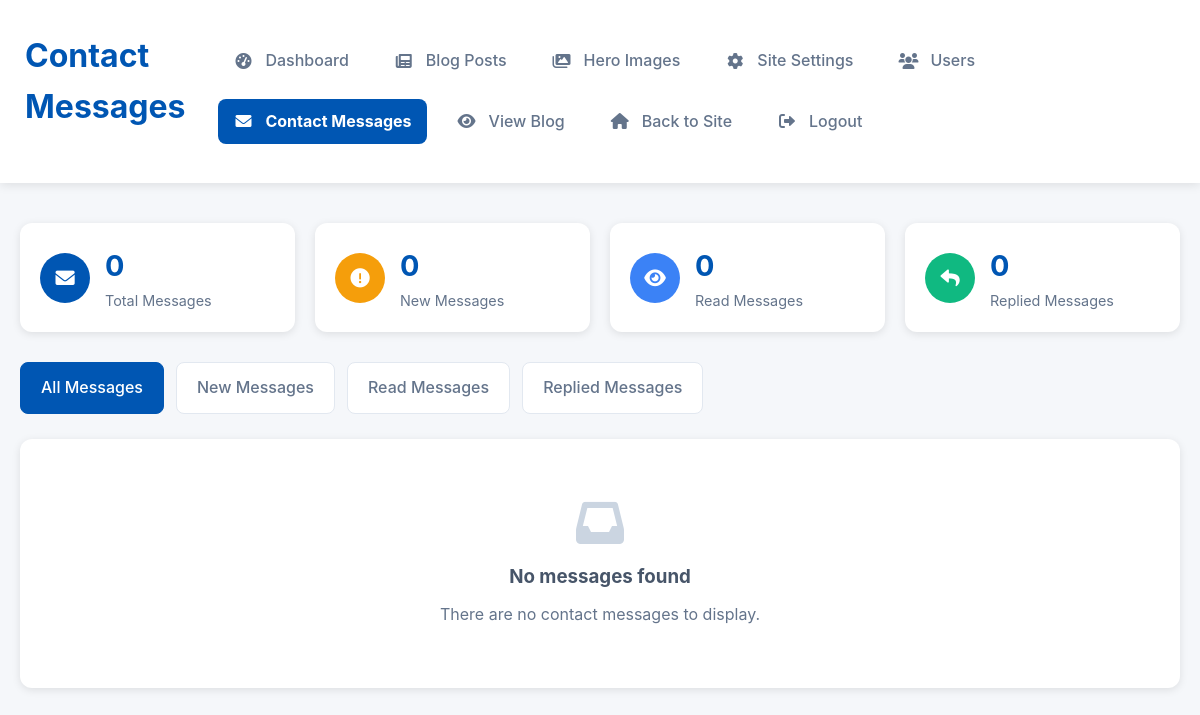
The page /admin/contactMessages (signed in) on the database as committed earlier.
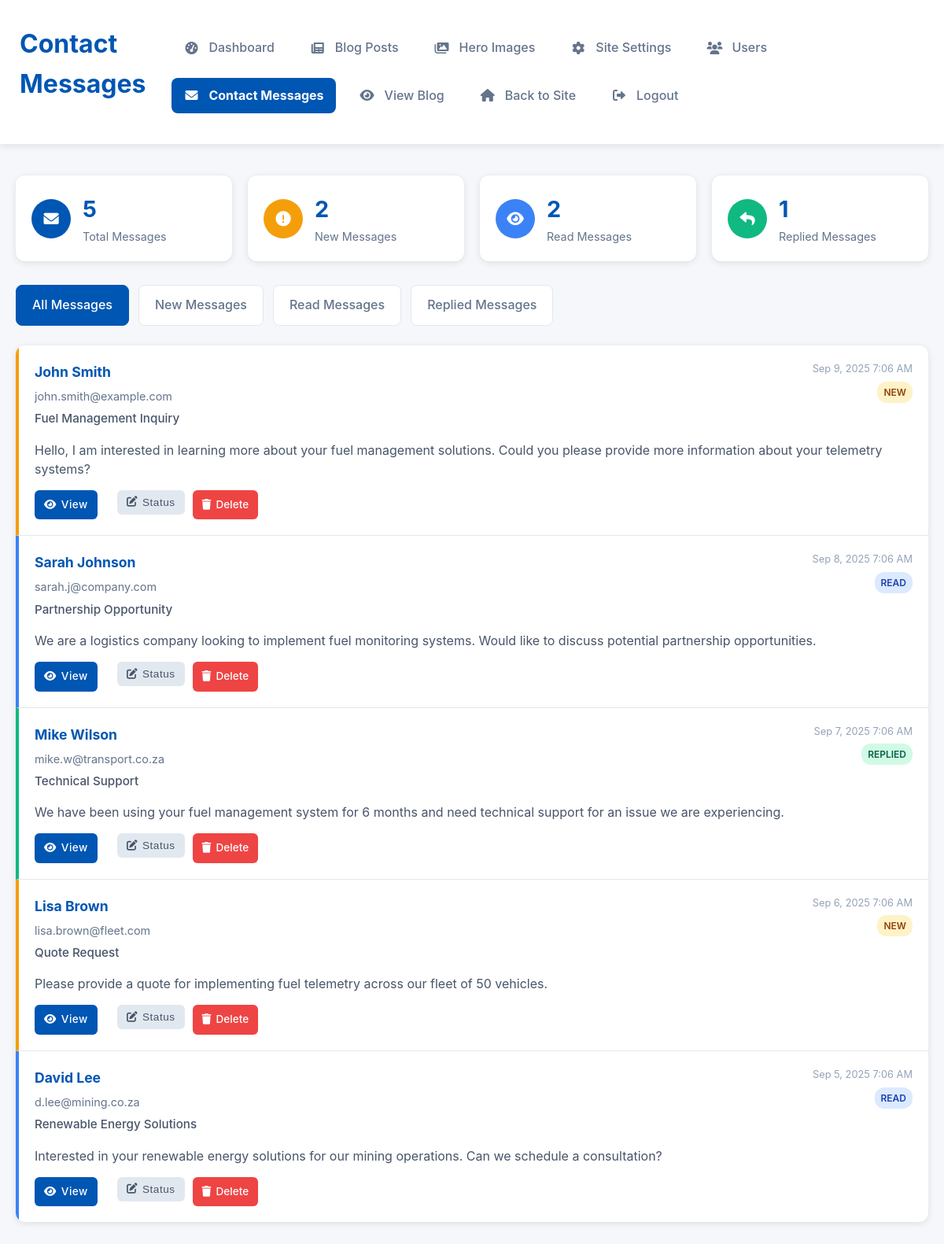
The same page on the database as committed later.
### tables this page shows
CREATE TABLE IF NOT EXISTS contact_messages (
    id INT AUTO_INCREMENT PRIMARY KEY,
    name VARCHAR(100) NOT NULL,
    email VARCHAR(100) NOT NULL,
    subject VARCHAR(200),
    message TEXT NOT NULL,
    created_at DATETIME NOT NULL,
    status ENUM('new', 'read', 'replied') DEFAULT 'new'
);

### controllers/AdminController.php (called while the page is built, shortened)
<?php
require_once CONTROLLERS_PATH . '/BaseController.php';
class AdminController extends BaseController {
    private $contactModel;
    public function __construct() {
        $this->contactModel = $this->loadModel('ContactModel');
    }
    public function contactMessages() {
        $status = $this->getQuery('status', 'all');
        if ($status === 'all') {
            $messages = $this->contactModel->getAllMessages();
        } else {
            $messages = $this->contactModel->getMessagesByStatus($status);
        }
        $stats = $this->contactModel->getMessageStats();
        $this->render('admin/contact-messages');
    }
}
?>

### includes/router.php (called while the page is built, shortened)
<?php
class Router {
    private $action;
    private $params = [];
    private function parseUrl() {
        $path = '';
        if (!empty($_SERVER['PATH_INFO'])) {
            $path = $_SERVER['PATH_INFO'];
        } elseif (!empty($_SERVER['ORIG_PATH_INFO']) && $_SERVER['ORIG_PATH_INFO'] !== '/index.php') {
            $path = $_SERVER['ORIG_PATH_INFO'];
        }
        $path = ltrim($path, '/');
        $parts = explode('/', $path);
        $this->action = isset($parts[1]) && !empty($parts[1]) ? $parts[1] : DEFAULT_ACTION;
        $this->params = array_slice($parts, 2);
    }
    public function route() {
        $controller = new $controllerName();
        call_user_func_array([$controller, $this->action], $this->params);
    }
}
?>

### index.php (called while the page is built, shortened)
<?php
require_once 'includes/db.php';
require_once 'includes/router.php';
$router = new Router();
$router->route();
?>

### includes/db.php (called while the page is built, shortened)
<?php
class Database {
    private static $instance = null;
    private $connection;
    private function __construct() {
        $this->connection = new mysqli(DB_HOST, DB_USER, DB_PASS, DB_NAME);
        $this->connection->set_charset("utf8");
    }
    public static function getInstance() {
        if (self::$instance === null) {
            self::$instance = new self();
        }
        return self::$instance;
    }
    public function getConnection() {
        return $this->connection;
    }
}
?>

### models/ContactModel.php (called while the page is built, shortened)
<?php
class ContactModel {
    private $db;
    public function __construct($db) {
        $this->db = $db;
    }
    public function getAllMessages() {
        $sql = "SELECT * FROM contact_messages ORDER BY created_at DESC";
        $result = $this->db->query($sql);
        $messages = [];
        if ($result && $result->num_rows > 0) {
            while ($row = $result->fetch_assoc()) {
                $messages[] = $row;
            }
        }
        return $messages;
    }
    public function getMessageStats() {
        $stats = [];
        $sql = "SELECT COUNT(*) as total FROM contact_messages";
        $result = $this->db->query($sql);
        $stats['total'] = $result->fetch_assoc()['total'];
        $sql = "SELECT COUNT(*) as new_count FROM contact_messages WHERE status = 'new'";
        $result = $this->db->query($sql);
        $stats['new'] = $result->fetch_assoc()['new_count'];
        $sql = "SELECT COUNT(*) as read_count FROM contact_messages WHERE status = 'read'";
        $result = $this->db->query($sql);
        $stats['read'] = $result->fetch_assoc()['read_count'];
        $sql = "SELECT COUNT(*) as replied_count FROM contact_messages WHERE status = 'replied'";
        $result = $this->db->query($sql);
        $stats['replied'] = $result->fetch_assoc()['replied_count'];
        return $stats;
    }
}
?>

### views/admin/contact-messages.php (the view, shortened to what this page needs)
<!DOCTYPE html>
<html lang="en">
<head>
    <link rel="stylesheet" href="/css/styles.css">
    <link rel="stylesheet" href="https://cdnjs.cloudflare.com/ajax/libs/font-awesome/6.0.0/css/all.min.css">
</head>
<body>
    <div class="admin-container">
        <header class="admin-header">
            <div class="container">
                <div class="header-content">
                    <div class="header-left">
                        <h1>Contact Messages</h1>
                    </div>
                </div>
                <nav class="admin-nav" id="adminNav">
                    <a href="/admin">
                        <i class="fas fa-tachometer-alt"></i>
                        <span>Dashboard</span>
                    </a>
                    <a href="/admin/posts">
                        <i class="fas fa-newspaper"></i>
                        <span>Blog Posts</span>
                    </a>
                    <a href="/admin/heroImages">
                        <i class="fas fa-images"></i>
                        <span>Hero Images</span>
                    </a>
                    <a href="/admin/siteSettings">
                        <i class="fas fa-cog"></i>
                        <span>Site Settings</span>
                    </a>
                    <a href="/admin/users">
                        <i class="fas fa-users"></i>
                        <span>Users</span>
                    </a>
                    <a href="/admin/contactMessages" class="active">
                        <i class="fas fa-envelope"></i>
                        <span>Contact Messages</span>
                    </a>
                    <a href="/blog">
                        <i class="fas fa-eye"></i>
                        <span>View Blog</span>
                    </a>
                    <a href="/">
                        <i class="fas fa-home"></i>
                        <span>Back to Site</span>
                    </a>
                    <a href="/logout" class="logout-btn">
                        <i class="fas fa-sign-out-alt"></i>
                        <span>Logout</span>
                    </a>
                </nav>
            </div>
        </header>
        <main class="admin-main">
            <div class="container">
                <div class="stats-grid">
                    <div class="stat-card">
                        <div class="stat-icon">
                            <i class="fas fa-envelope"></i>
                        </div>
                        <div class="stat-content">
                            <h3><?php echo $stats['total']; ?></h3>
                            <p>Total Messages</p>
                        </div>
                    </div>
                    <div class="stat-card new">
                        <div class="stat-icon">
                            <i class="fas fa-exclamation-circle"></i>
                        </div>
                        <div class="stat-content">
                            <h3><?php echo $stats['new']; ?></h3>
                            <p>New Messages</p>
                        </div>
                    </div>
                    <div class="stat-card read">
                        <div class="stat-icon">
                            <i class="fas fa-eye"></i>
                        </div>
                        <div class="stat-content">
                            <h3><?php echo $stats['read']; ?></h3>
                            <p>Read Messages</p>
                        </div>
                    </div>
                    <div class="stat-card replied">
                        <div class="stat-icon">
                            <i class="fas fa-reply"></i>
                        </div>
                        <div class="stat-content">
                            <h3><?php echo $stats['replied']; ?></h3>
                            <p>Replied Messages</p>
                        </div>
                    </div>
                </div>
                <div class="filter-tabs">
                    <a href="/admin/contactMessages" class="tab <?php echo $currentStatus === 'all' ? 'active' : ''; ?>">
                        All Messages
                    </a>
                    <a href="/admin/contactMessages?status=new" class="tab <?php echo $currentStatus === 'new' ? 'active' : ''; ?>">
                        New Messages
                    </a>
                    <a href="/admin/contactMessages?status=read" class="tab <?php echo $currentStatus === 'read' ? 'active' : ''; ?>">
                        Read Messages
                    </a>
                    <a href="/admin/contactMessages?status=replied" class="tab <?php echo $currentStatus === 'replied' ? 'active' : ''; ?>">
                        Replied Messages
                    </a>
                </div>
                <div class="messages-container">
                    <?php if (empty($messages)): ?>
                        <div class="empty-state">
                            <i class="fas fa-inbox"></i>
                            <h3>No messages found</h3>
                            <p>There are no contact messages to display.</p>
                        </div>
                    <?php else: ?>
                        <div class="messages-list">
                            <?php foreach ($messages as $message): ?>
                                <div class="message-card <?php echo $message['status']; ?>">
                                    <div class="message-header">
                                        <div class="message-info">
                                            <h4><?php echo htmlspecialchars($message['name']); ?></h4>
                                            <p class="message-email"><?php echo htmlspecialchars($message['email']); ?></p>
                                            <?php if (!empty($message['subject'])): ?>
                                                <p class="message-subject"><?php echo htmlspecialchars($message['subject']); ?></p>
                                            <?php endif; ?>
                                        </div>
                                        <div class="message-meta">
                                            <span class="message-date"><?php echo date('M j, Y g:i A', strtotime($message['created_at'])); ?></span>
                                            <span class="message-status status-<?php echo $message['status']; ?>">
                                                <?php echo ucfirst($message['status']); ?>
                                            </span>
                                        </div>
                                    </div>
                                    <div class="message-content">
                                        <p><?php echo nl2br(htmlspecialchars(substr($message['message'], 0, 200))); ?>
                                        <?php if (strlen($message['message']) > 200): ?>...<?php endif; ?></p>
                                    </div>
                                    <div class="message-actions">
                                        <a href="/admin/viewContactMessage/<?php echo $message['id']; ?>" class="btn btn-primary">
                                            <i class="fas fa-eye"></i> View
                                        </a>
                                        <div class="status-dropdown">
                                            <button class="btn btn-secondary dropdown-toggle">
                                                <i class="fas fa-edit"></i> Status
                                            </button>
                                        </div>
                                        <a href="/admin/deleteContactMessage/<?php echo $message['id']; ?>"
                                           class="btn btn-danger"
                                           onclick="return confirm('Are you sure you want to delete this message?')">
                                            <i class="fas fa-trash"></i> Delete
                                        </a>
                                    </div>
                                </div>
                            <?php endforeach; ?>
                        </div>
                    <?php endif; ?>
                </div>
            </div>
        </main>
    </div>
</body>
</html>

### controllers/BaseController.php (shortened to what this page needs)
<?php
class BaseController {
    protected $db;
    protected $data = [];
    public function __construct() {
        $this->db = Database::getInstance()->getConnection();
    }
    protected function loadModel($modelName) {
        $modelFile = MODELS_PATH . '/' . $modelName . '.php';
        if (file_exists($modelFile)) {
            $model = new $modelName($this->db);
            return $model;
        }
        return null;
    }
    protected function render($view, $data = []) {
        $this->data = array_merge($this->data, $data);
        extract($this->data);
        $viewFile = VIEWS_PATH . '/' . $view . '.php';
        if (file_exists($viewFile)) {
            include $viewFile;
        } else {
            echo "View not found: {$view}";
        }
    }
    protected function setData($key, $value) {
        $this->data[$key] = $value;
    }
}
?>

### css/styles.css (style rules this page uses)
* { margin: 0; padding: 0; box-sizing: border-box; }
:root { --primary-color: #0056b3; --secondary-color: #004494; --accent-color: #ff6b00; --text-color: #333; --light-text: #fff; --light-bg: #f5f7fa; --dark-bg: #1a2b3c; --border-color: #e1e4e8; --success-color: #28a745; --error-color: #dc3545; --gradient-start: #0056b3; --gradient-end: #00a0e9; }
body { font-family: 'Inter', 'sans-serif','Segoe UI', Tahoma, Geneva, Verdana, sans-serif; line-height: 1.6; color: #333; background-color: #fff; }
.container { width: 100%; max-width: 1200px; margin: 0 auto; padding: 0 20px; }
a { text-decoration: none; color: #333; transition: all 0.3s ease; }
.btn-primary { display: inline-block; background-color: #0056b3; color: #fff; padding: 12px 24px; border-radius: 5px; transition: all 0.3s ease; font-weight: 500; letter-spacing: 0.5px; }
.btn-secondary { display: inline-block; background-color: transparent; color: #fff; padding: 12px 24px; border-radius: 5px; border: 2px solid #fff; transition: all 0.3s ease; font-weight: 500; letter-spacing: 0.5px; margin-left: 15px; }
header { background-color: #fff; box-shadow: 0 2px 10px rgba(0, 0, 0, 0.1); position: fixed; width: 100%; top: 0; z-index: 1000; backdrop-filter: blur(12px) saturate(180%); -webkit-backdrop-filter: blur(12px) saturate(180%); background-color: rgba(255, 255, 255, 0.1); border-bottom: 1px solid rgba(255, 255, 255, 0.15); }
header .container { display: flex; justify-content: space-between; align-items: center; padding: 10px 25px; }
nav a.active { color: #0056b3; font-weight: 700; }
.admin-container { min-height: 100vh; background-color: var(--light-bg); }
.admin-header { background: #fff; box-shadow: 0 2px 10px rgba(0,0,0,0.08); padding: 20px 0; }
.admin-header h1 { color: var(--primary-color); margin-bottom: 16px; }
.admin-nav { display: flex; gap: 14px; flex-wrap: wrap; }
.admin-nav a { color: #475569; text-decoration: none; padding: 8px 14px; border-radius: 10px; transition: all 0.2s ease; background: transparent; }
.admin-nav a:hover, .admin-nav a.active { background: var(--primary-color); color: #fff; }
.admin-main { padding: 40px 0; }

Rows that differ between the two databases and show on the page:
added contact_messages: name "John Smith", email "john.smith@example.com", subject "Fuel Management Inquiry", created_at "Sep 9, 2025 7:06 AM", status "NEW", message "Hello, I am interested in learning more about your fuel management solutions. Could you please provide more information about your telemetry systems?"
added contact_messages: name "Sarah Johnson", email "sarah.j@company.com", subject "Partnership Opportunity", created_at "Sep 8, 2025 7:06 AM", status "READ", message "We are a logistics company looking to implement fuel monitoring systems. Would like to discuss potential partnership opportunities."
added contact_messages: name "Mike Wilson", email "mike.w@transport.co.za", subject "Technical Support", created_at "Sep 7, 2025 7:06 AM", status "REPLIED", message "We have been using your fuel management system for 6 months and need technical support for an issue we are experiencing."
added contact_messages: name "Lisa Brown", email "lisa.brown@fleet.com", subject "Quote Request", created_at "Sep 6, 2025 7:06 AM", status "NEW", message "Please provide a quote for implementing fuel telemetry across our fleet of 50 vehicles."
added contact_messages: name "David Lee", email "d.lee@mining.co.za", subject "Renewable Energy Solutions", created_at "Sep 5, 2025 7:06 AM", status "READ", message "Interested in your renewable energy solutions for our mining operations. Can we schedule a consultation?"
Other text that changed with them:
$stats['total']: "0" → "5"
$stats['new']: "0" → "2"
$stats['read']: "0" → "2"
$stats['replied']: "0" → "1"
text no longer shown: "No messages found There are no contact messages to display."
